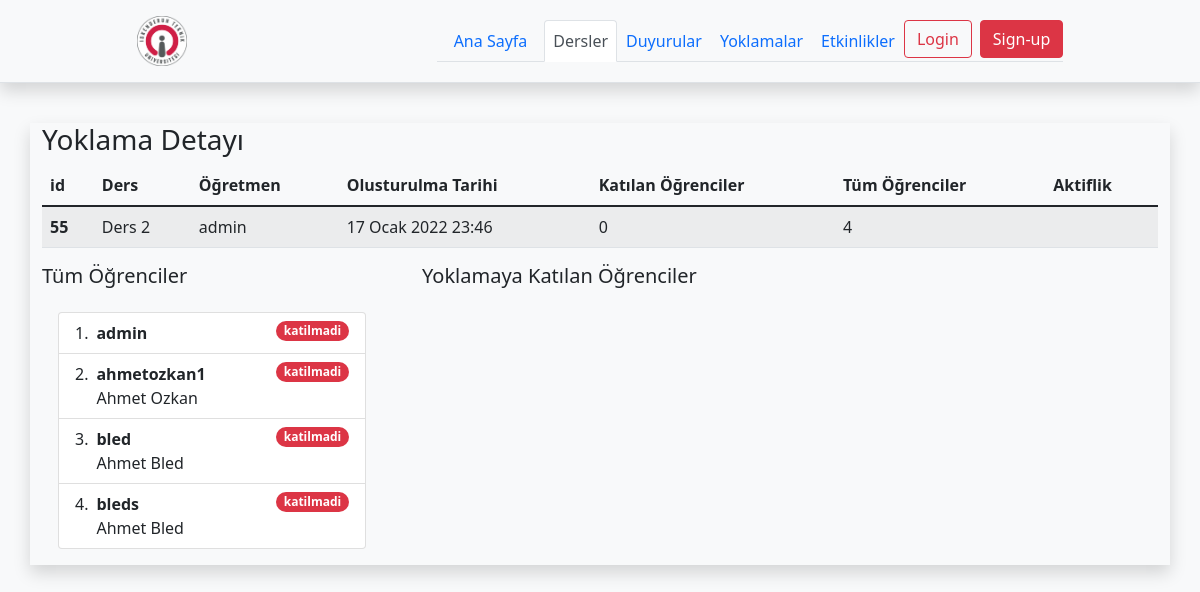
Before: /lessons/attendance/55 with the older database file.
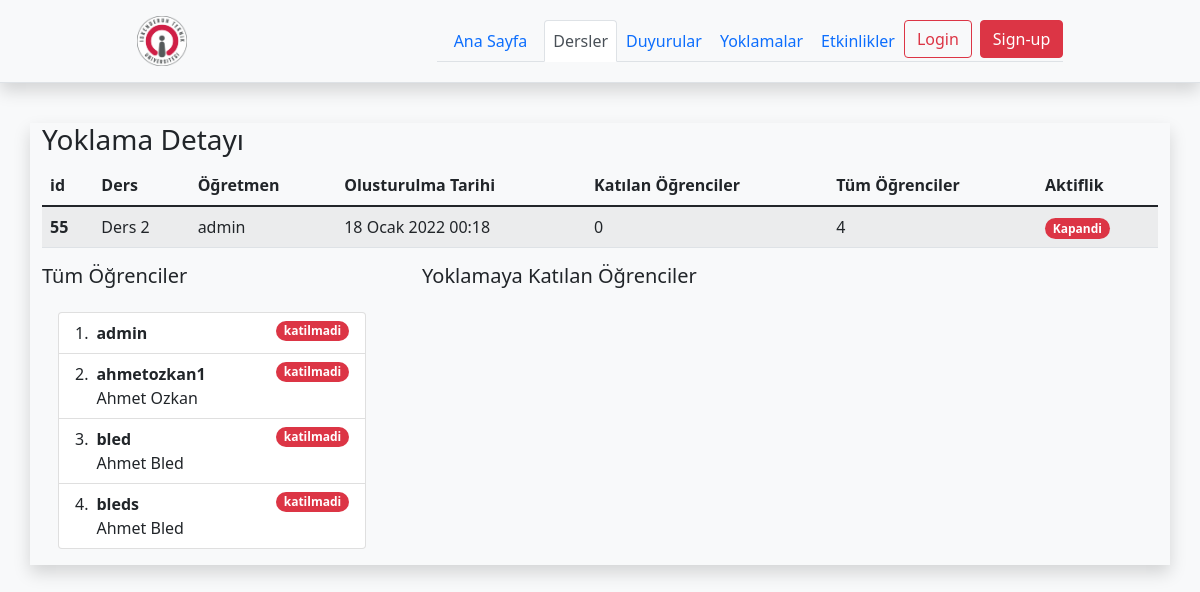
After: the same page with the newer database file.
### lessons/models.py (models this page shows, shortened)
class Attendance(models.Model):
    id = models.BigAutoField(primary_key=True)
    lesson = models.ForeignKey(Lesson,on_delete=models.CASCADE,related_name='attendance_lesson')
    user_joined= models.ManyToManyField(User,blank=True,related_name="attendance_joined")
    date = models.DateTimeField()
    date2 = models.DateTimeField()
    date_now = models.DateTimeField(auto_now=True,unique=True)
    avaliable = models.BooleanField(default=True)
    qr_code = models.ImageField(upload_to='qr_codes',blank=True)
    qr_url=models.URLField(blank=True,null=True)

class Lesson(models.Model):
    teacher = models.ForeignKey(User, null=True,on_delete=models.CASCADE)
    name = models.CharField(max_length=128,unique=True)
    image  = models.ImageField(upload_to="lessons/%Y/%m/%d/",default = "lessons/default_lesson_image.png")
    description = models.TextField(blank=True,null=True)
    students = models.ManyToManyField(User, blank=True,related_name='lesson_joined')
    date = models.DateTimeField(auto_now=True)
    avaliable = models.BooleanField(default =True)
    def __str__(self):
        return self.name

### lessons/views.py (the view)
# urls.py: path('attendance/<int:attendance_id>',views.attendance_detail,name="attendance_detail"),
def attendance_detail(request,attendance_id):
    current_user = request.user
    attendance = Attendance.objects.get(id = attendance_id)
    context = {
        'attendance':attendance
    }
    return render(request,'attendances/attendance.html',context)

### templates/attendances/attendance.html (shortened to what this page needs)
{% extends "base.html" %}
{% block body %}
{% load crispy_forms_tags %}
<div class="container shadow">
  <div class="row">
    <div class="col">
    <H3 >Yoklama Detayı</H1>
    <table class="table table-striped table-hover">
        <thead>
          <tr>
            <th scope="col">id</th>
            <th scope="col">Ders</th>
            <th scope="col">Öğretmen</th>
            <th scope="col">Olusturulma Tarihi</th>
            <th scope="col">Katılan Öğrenciler</th>
            <th scope="col">Tüm Öğrenciler</th>
            <th scope="col">Aktiflik</th>
          </tr>
        </thead>
        <tbody>
          <tr>
            <th scope="row"> {{attendance.id}}</th>
            <td>{{attendance.lesson}}</td>
            <td>{{attendance.lesson.teacher}}</td>
            <td>{{attendance.date_now}}</td>
            <td>{{attendance.user_joined.count}}</td>
            <td>{{attendance.lesson.students.count}}</td>
            {% if attendance.avaliable %}
            <td></td>
            {% else %}
            <td>
            <span class="badge bg-danger rounded-pill">Kapandi</span>
            </td>
            {% endif %}
          </tr>
        </tbody>
      </table>
    </div>
</div>
    <div class="row">
        <div class="col-4">
            <h5>Tüm Öğrenciler</h5>
            <div class="overflow-auto p-3 mb-3 mb-md-0 me-md-3 bg-light" style="max-width: 500px; max-height: 400px;">
            <ol class="list-group list-group-numbered">
              {% if attendance.lesson.students.all %}
              {% for student in attendance.lesson.students.all %}
              <li class="list-group-item d-flex justify-content-between
                align-items-start">
                <div class="ms-2 me-auto">
                  <div class="fw-bold">{{student.username}}</div>
                  {{student.first_name}} {{student.last_name}}
                </div>
                {% if student in attendance.user_joined.all %}
                <span class="badge bg-success rounded-pill">katildi</span>
                {% else %}
                <span class="badge bg-danger rounded-pill">katilmadi</span>
                {% endif %}
              </li>
              {% endfor %}
              {% endif %}
            </ol>
        </div>
    </div>
        <div class="col-4">
            <h5>Yoklamaya Katılan Öğrenciler</h5>
            <div class="overflow-auto p-3 mb-3 mb-md-0 me-md-3 bg-light" style="max-width: 500px; max-height: 400px;">
        </div>
    </div>
</div>
  </div>
{% endblock body %}

Changed rows visible on the page:
changed Attendance "Ders 2": date_now "17 Ocak 2022 23:46" → "18 Ocak 2022 00:18"; avaliable True → False (drawn)
Other visible differences:
text now shown: "Kapandi"
